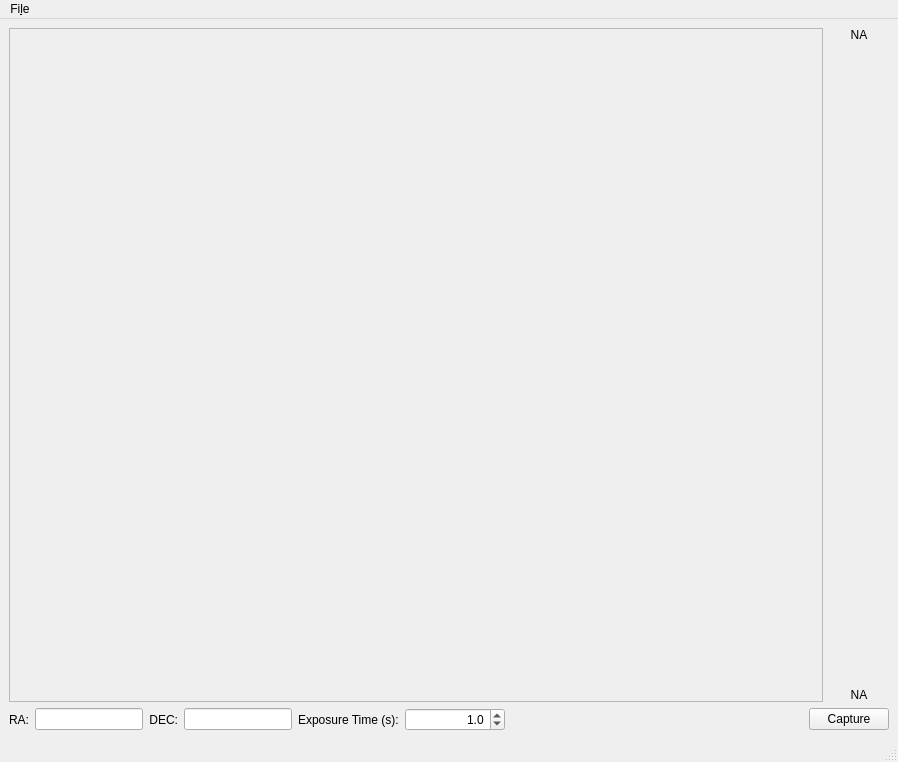
<?xml version="1.0" encoding="UTF-8"?>
<ui version="4.0">
 <class>MainWindow</class>
 <widget class="QMainWindow" name="MainWindow">
  <property name="geometry">
   <rect>
    <x>0</x>
    <y>0</y>
    <width>898</width>
    <height>762</height>
   </rect>
  </property>
  <property name="windowTitle">
   <string>INDI XML Client Example 1</string>
  </property>
  <widget class="QWidget" name="centralwidget">
   <layout class="QGridLayout" name="gridLayout">
    <item row="0" column="0">
     <layout class="QVBoxLayout" name="verticalLayout_2">
      <item>
       <layout class="QHBoxLayout" name="horizontalLayout">
        <item>
         <widget class="QScrollArea" name="cameraScrollArea">
          <property name="widgetResizable">
           <bool>true</bool>
          </property>
          <widget class="QWidget" name="scrollAreaWidgetContents">
           <property name="geometry">
            <rect>
             <x>0</x>
             <y>0</y>
             <width>806</width>
             <height>656</height>
            </rect>
           </property>
          </widget>
         </widget>
        </item>
        <item>
         <layout class="QVBoxLayout" name="verticalLayout">
          <item>
           <widget class="QLabel" name="rangeMaxLabel">
            <property name="minimumSize">
             <size>
              <width>60</width>
              <height>0</height>
             </size>
            </property>
            <property name="text">
             <string>NA</string>
            </property>
            <property name="alignment">
             <set>Qt::AlignCenter</set>
            </property>
           </widget>
          </item>
          <item>
           <widget class="QVRangeSlider" name="rangeSlider" native="true">
            <property name="sizePolicy">
             <sizepolicy hsizetype="Preferred" vsizetype="MinimumExpanding">
              <horstretch>0</horstretch>
              <verstretch>0</verstretch>
             </sizepolicy>
            </property>
           </widget>
          </item>
          <item>
           <widget class="QLabel" name="rangeMinLabel">
            <property name="text">
             <string>NA</string>
            </property>
            <property name="alignment">
             <set>Qt::AlignCenter</set>
            </property>
           </widget>
          </item>
         </layout>
        </item>
       </layout>
      </item>
      <item>
       <layout class="QHBoxLayout" name="horizontalLayout_2">
        <item>
         <widget class="QLabel" name="raLabel">
          <property name="text">
           <string>RA:</string>
          </property>
          <property name="alignment">
           <set>Qt::AlignRight|Qt::AlignTrailing|Qt::AlignVCenter</set>
          </property>
         </widget>
        </item>
        <item>
         <widget class="QLineEdit" name="raLineEdit">
          <property name="sizePolicy">
           <sizepolicy hsizetype="Minimum" vsizetype="Fixed">
            <horstretch>0</horstretch>
            <verstretch>0</verstretch>
           </sizepolicy>
          </property>
         </widget>
        </item>
        <item>
         <widget class="QLabel" name="decLabel">
          <property name="text">
           <string>DEC:</string>
          </property>
          <property name="alignment">
           <set>Qt::AlignRight|Qt::AlignTrailing|Qt::AlignVCenter</set>
          </property>
         </widget>
        </item>
        <item>
         <widget class="QLineEdit" name="decLineEdit">
          <property name="sizePolicy">
           <sizepolicy hsizetype="Minimum" vsizetype="Fixed">
            <horstretch>0</horstretch>
            <verstretch>0</verstretch>
           </sizepolicy>
          </property>
         </widget>
        </item>
        <item>
         <widget class="QLabel" name="exposureTimeLabel">
          <property name="text">
           <string>Exposure Time (s):</string>
          </property>
         </widget>
        </item>
        <item>
         <widget class="QDoubleSpinBox" name="exposureTimeDoubleSpinBox">
          <property name="minimumSize">
           <size>
            <width>100</width>
            <height>0</height>
           </size>
          </property>
          <property name="alignment">
           <set>Qt::AlignRight|Qt::AlignTrailing|Qt::AlignVCenter</set>
          </property>
          <property name="decimals">
           <number>1</number>
          </property>
          <property name="value">
           <double>1.000000000000000</double>
          </property>
         </widget>
        </item>
        <item>
         <spacer name="horizontalSpacer">
          <property name="orientation">
           <enum>Qt::Horizontal</enum>
          </property>
          <property name="sizeHint" stdset="0">
           <size>
            <width>40</width>
            <height>20</height>
           </size>
          </property>
         </spacer>
        </item>
        <item>
         <widget class="QPushButton" name="capturePushButton">
          <property name="text">
           <string>Capture</string>
          </property>
         </widget>
        </item>
       </layout>
      </item>
     </layout>
    </item>
   </layout>
  </widget>
  <widget class="QMenuBar" name="menubar">
   <property name="geometry">
    <rect>
     <x>0</x>
     <y>0</y>
     <width>898</width>
     <height>25</height>
    </rect>
   </property>
   <widget class="QMenu" name="menuFile">
    <property name="title">
     <string>Fi&amp;le</string>
    </property>
    <addaction name="actionQuit"/>
   </widget>
   <addaction name="menuFile"/>
  </widget>
  <widget class="QStatusBar" name="statusbar"/>
  <action name="actionQuit">
   <property name="text">
    <string>&amp;Quit</string>
   </property>
  </action>
 </widget>
 <customwidgets>
  <customwidget>
   <class>QVRangeSlider</class>
   <extends>QWidget</extends>
   <header>qt5RangeSlider</header>
   <container>1</container>
  </customwidget>
 </customwidgets>
 <resources/>
 <connections/>
</ui>
